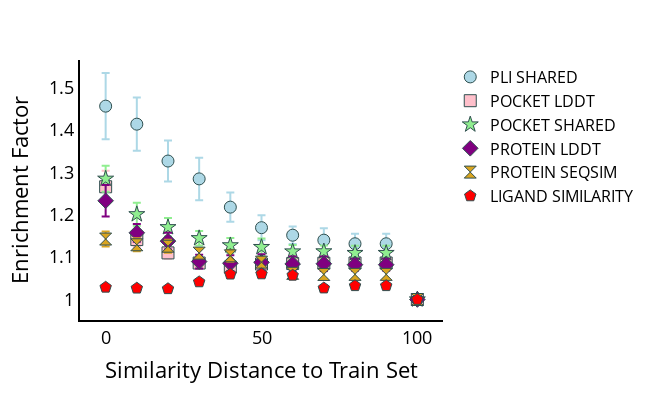

The cell this chart's notebook holds for it:
### Code cell
plot_leakage_vs_perfomance(df_report, analysis_Y='EF')

### Figure 1 — Plotly figure (JSON) as saved in the notebook; plotly's stock layout.template omitted (floating-point values rounded to 4 significant figures)
{"data": [{"error_y": {"array": [0.07815, 0.06284, 0.04853, 0.05012, 0.03443, 0.02947, 0.02076, 0.02822, 0.02362, 0.02362, 0]}, "hovertemplate": "Metric=PLI SHARED<br>Similarity Distance to Train Set=%{x}<br>Enrichment Factor=%{y}<extra></extra>", "legendgroup": "PLI SHARED", "marker": {"color": "lightblue", "line": {"color": "DarkSlateGrey", "width": 1}, "size": 12, "symbol": "circle"}, "mode": "markers", "name": "PLI SHARED", "orientation": "v", "showlegend": true, "type": "scatter", "x": [0, 10, 20, 30, 40, 50, 60, 70, 80, 90, 100], "xaxis": "x", "y": [1.456, 1.413, 1.326, 1.284, 1.218, 1.169, 1.152, 1.14, 1.131, 1.131, 1], "yaxis": "y"}, {"error_y": {"array": [0.03794, 0.01745, 0.01381, 0.01291, 0.01146, 0.01744, 0.01919, 0.01878, 0.01864, 0.01864, 0]}, "hovertemplate": "Metric=POCKET LDDT<br>Similarity Distance to Train Set=%{x}<br>Enrichment Factor=%{y}<extra></extra>", "legendgroup": "POCKET LDDT", "marker": {"color": "pink", "line": {"color": "DarkSlateGrey", "width": 1}, "size": 12, "symbol": "square"}, "mode": "markers", "name": "POCKET LDDT", "orientation": "v", "showlegend": true, "type": "scatter", "x": [0, 10, 20, 30, 40, 50, 60, 70, 80, 90, 100], "xaxis": "x", "y": [1.266, 1.141, 1.11, 1.086, 1.076, 1.084, 1.085, 1.086, 1.086, 1.086, 1], "yaxis": "y"}, {"error_y": {"array": [0.03068, 0.02724, 0.02182, 0.01725, 0.01756, 0.01999, 0.0151, 0.01367, 0.01735, 0.01735, 0]}, "hovertemplate": "Metric=POCKET SHARED<br>Similarity Distance to Train Set=%{x}<br>Enrichment Factor=%{y}<extra></extra>", "legendgroup": "POCKET SHARED", "marker": {"color": "lightgreen", "line": {"color": "DarkSlateGrey", "width": 1}, "size": 12, "symbol": "star"}, "mode": "markers", "name": "POCKET SHARED", "orientation": "v", "showlegend": true, "type": "scatter", "x": [0, 10, 20, 30, 40, 50, 60, 70, 80, 90, 100], "xaxis": "x", "y": [1.285, 1.201, 1.17, 1.144, 1.128, 1.124, 1.113, 1.113, 1.11, 1.11, 1], "yaxis": "y"}, {"error_y": {"array": [0.03727, 0.02101, 0.0198, 0.01614, 0.01878, 0.01903, 0.01731, 0.01719, 0.01399, 0.01399, 0]}, "hovertemplate": "Metric=PROTEIN LDDT<br>Similarity Distance to Train Set=%{x}<br>Enrichment Factor=%{y}<extra></extra>", "legendgroup": "PROTEIN LDDT", "marker": {"color": "purple", "line": {"color": "DarkSlateGrey", "width": 1}, "size": 12, "symbol": "diamond"}, "mode": "markers", "name": "PROTEIN LDDT", "orientation": "v", "showlegend": true, "type": "scatter", "x": [0, 10, 20, 30, 40, 50, 60, 70, 80, 90, 100], "xaxis": "x", "y": [1.233, 1.157, 1.138, 1.089, 1.085, 1.088, 1.084, 1.084, 1.082, 1.082, 1], "yaxis": "y"}, {"error_y": {"array": [0.01783, 0.01528, 0.01527, 0.01164, 0.01389, 0.01158, 0.01157, 0.01136, 0.01149, 0.01149, 0]}, "hovertemplate": "Metric=PROTEIN SEQSIM<br>Similarity Distance to Train Set=%{x}<br>Enrichment Factor=%{y}<extra></extra>", "legendgroup": "PROTEIN SEQSIM", "marker": {"color": "goldenrod", "line": {"color": "DarkSlateGrey", "width": 1}, "size": 12, "symbol": "hourglass"}, "mode": "markers", "name": "PROTEIN SEQSIM", "orientation": "v", "showlegend": true, "type": "scatter", "x": [0, 10, 20, 30, 40, 50, 60, 70, 80, 90, 100], "xaxis": "x", "y": [1.143, 1.129, 1.126, 1.109, 1.103, 1.088, 1.062, 1.059, 1.059, 1.059, 1], "yaxis": "y"}, {"error_y": {"array": [0.004618, 0.002677, 0.005642, 0.003887, 0.003733, 0.006411, 0.003798, 0.005892, 0.005693, 0.005693, 0]}, "hovertemplate": "Metric=LIGAND SIMILARITY<br>Similarity Distance to Train Set=%{x}<br>Enrichment Factor=%{y}<extra></extra>", "legendgroup": "LIGAND SIMILARITY", "marker": {"color": "red", "line": {"color": "DarkSlateGrey", "width": 1}, "size": 12, "symbol": "pentagon"}, "mode": "markers", "name": "LIGAND SIMILARITY", "orientation": "v", "showlegend": true, "type": "scatter", "x": [0, 10, 20, 30, 40, 50, 60, 70, 80, 90, 100], "xaxis": "x", "y": [1.029, 1.027, 1.025, 1.041, 1.06, 1.06, 1.057, 1.027, 1.032, 1.032, 1], "yaxis": "y"}], "layout": {"font": {"size": 18}, "height": 400, "legend": {"font": {"color": "black", "size": 16}, "title": {}, "tracegroupgap": 0, "traceorder": "normal"}, "margin": {"t": 60}, "plot_bgcolor": "rgba(0, 0, 0, 0)", "width": 650, "xaxis": {"anchor": "y", "color": "black", "domain": [0, 1], "linecolor": "black", "linewidth": 2, "showline": true, "tickfont": {"size": 18}, "title": {"text": "Similarity Distance to Train Set"}}, "yaxis": {"anchor": "x", "color": "black", "domain": [0, 1], "linecolor": "black", "linewidth": 2, "showline": true, "tickfont": {"size": 18}, "title": {"text": "Enrichment Factor"}}}}
